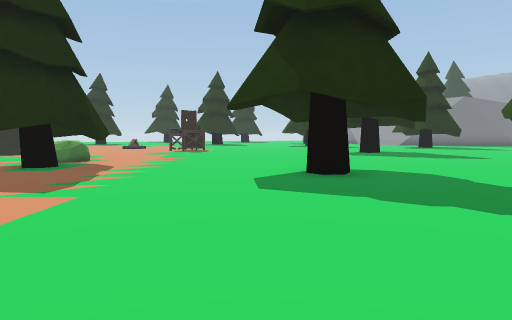
View 1 (above)

21 first-person views from a walk through a 3-D level made in the Unity game engine. The camera is 1.4 m above the floor, tilts 4° down and sees 70° across. The floor is counted in squares, 2 m on a side. Each view is taken from the middle of a square. On the plan, view 1 faces up. The plan holds only what a view shows up to about 11 squares ahead; the rest is blank. The place goes on beyond the plan. The player is left out.

View 2
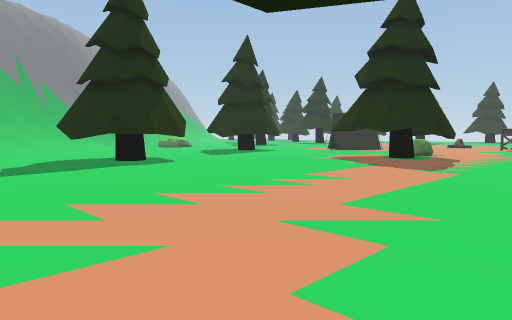

View 3
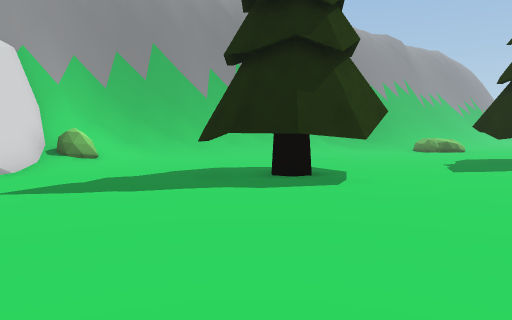

View 4
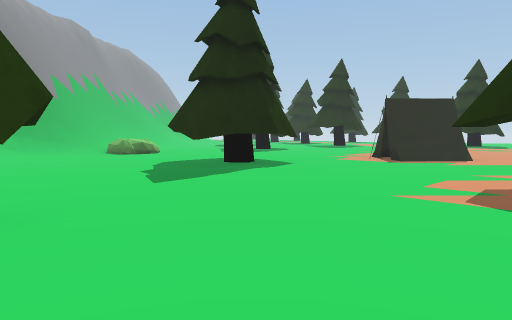

View 5
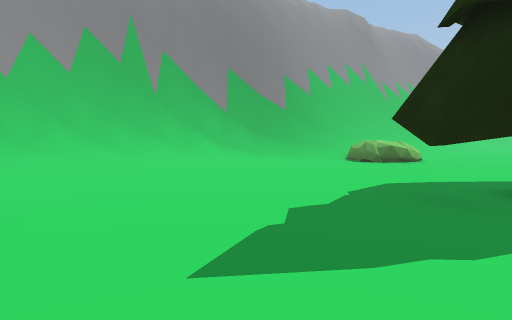

View 6
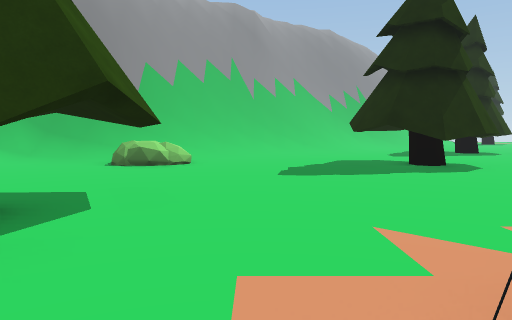

View 7
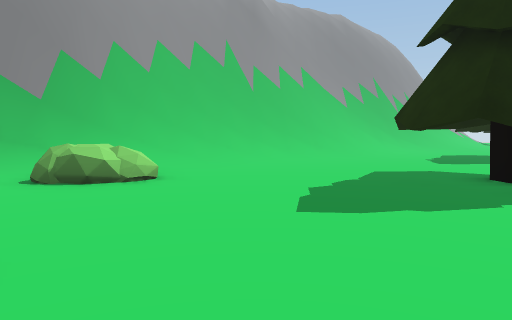

View 8
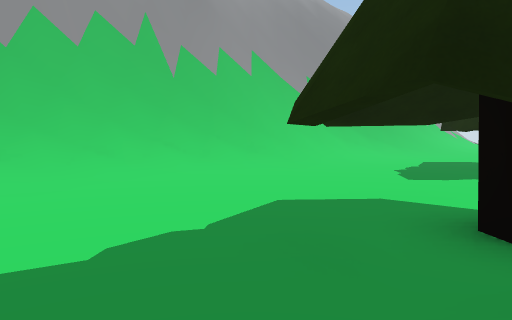

View 9
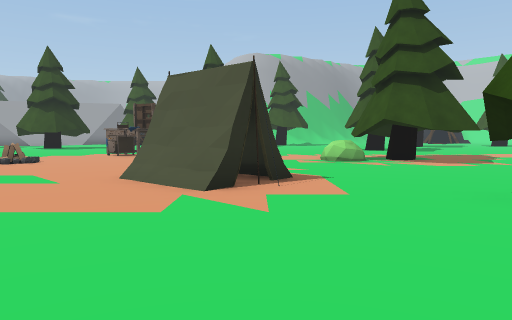

View 10
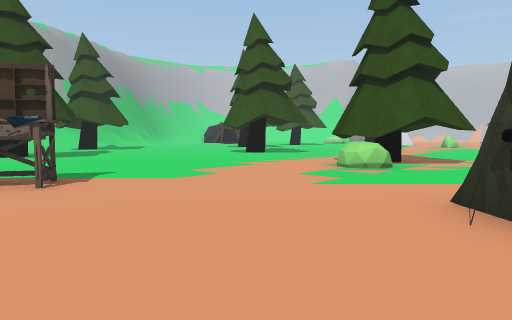

View 11
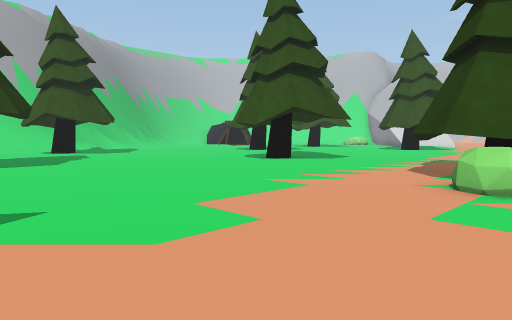

View 12
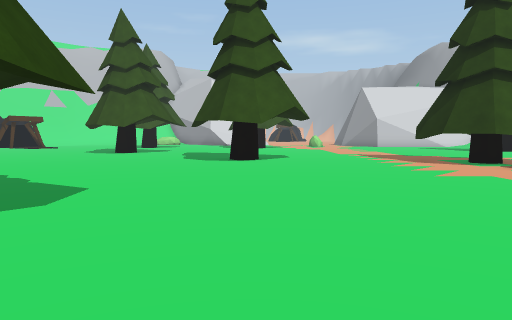

View 13
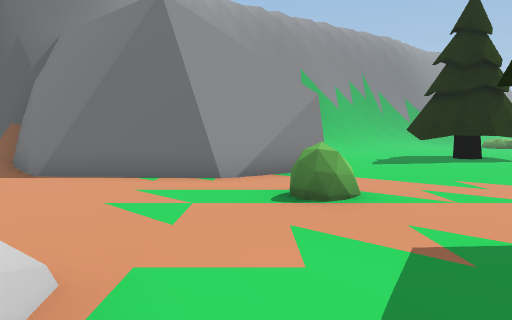

View 14
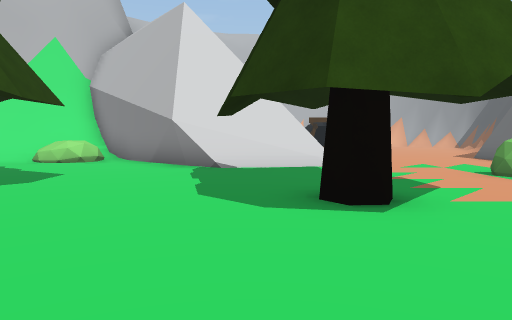

View 15
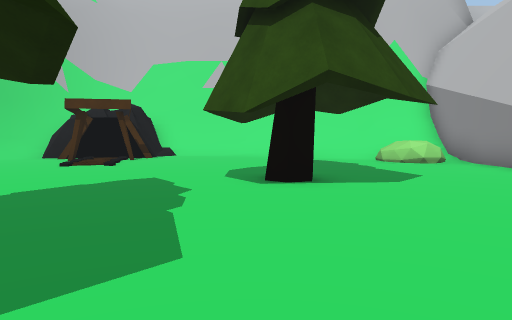

View 16
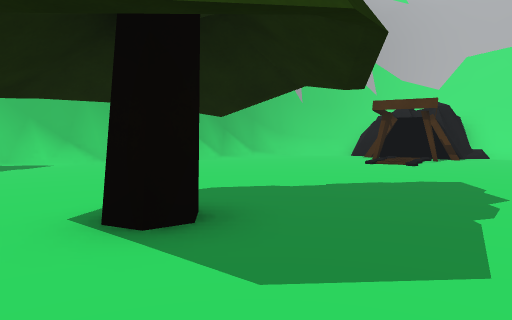

View 17
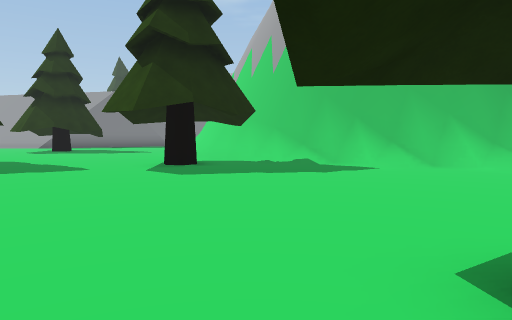

View 18
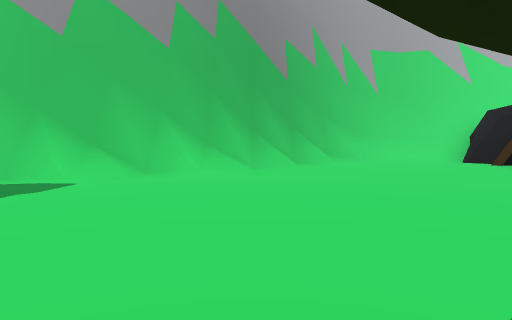

View 19
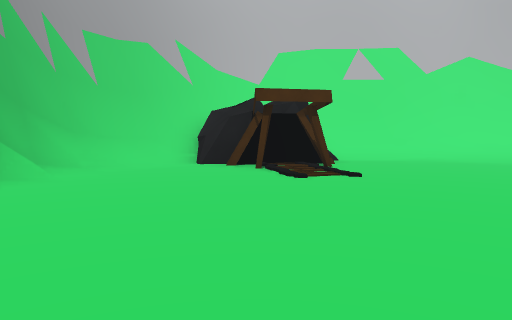

View 20
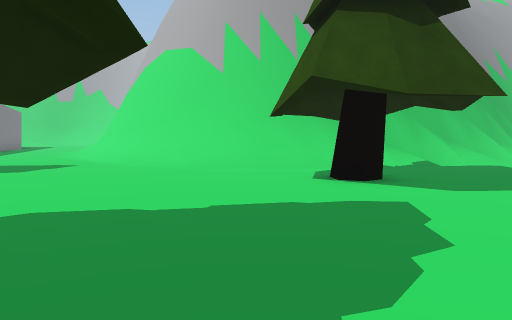

View 21
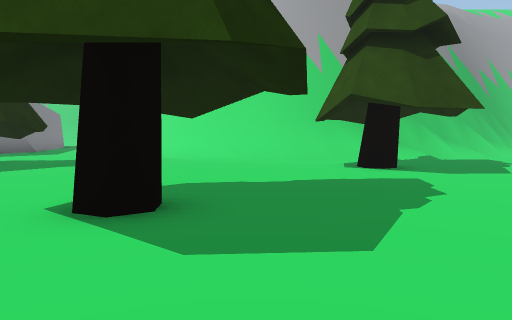

### Floor plan
Key: @ floor where view 1 was taken; # wall or solid block; . floor; / step, stairs or slope; = window, fence, low wall or low ledge; B bush; T tree; E tent; N bench.
Columns run from 26 left of view 1 to 17 right of it. Each row starts with its distance up from view 1.
 17 /..TT.....       ......N   .    ......../
 16 //......#T.     .......N. ...  ........##
 15 ///....TTTT..  .......................=##
 14 =///...T..T......E.............T...../##
 13 #=//.....T......EEE................../#
 12 ##///...........EE...................##
 11  ##///...............................##
 10  ##=///......T.......B.............T./#
  9   ##=//.B...T..#.....TT............../##
  8    ##=//BB..T.TT....TTTT............./##
  7     ##//.....TT.....T TT...T........../##
  6      ##//............TT.............../##
  5      ##//............................../##
  4       ##//............................./=##
  3        #=//.... TT........... ..T......./=##
  2        ##///....TTT....................../##
  1         ##//... TTT......................./#
  0         ###//...TT........@.............../#
 -1          ## //...........................//#
 -2             ///............T.....T.....#####
 -3             #/B/.................T.....##
 -4             #####   #..BB...............#
 -5             ###     ##.....//.........../
 -6                      #..../###........//#
 -7                      #.....####..B..///##
 -8                      #...     ### ///###
 -9                     ##...       ##/###

Where each view was taken, in squares from view 1:
view 1: 0 up, 0 right, facing up
view 2: 3 down, 0 right, facing up-left
view 3: 1 up, 3 left, facing left
view 4: 2 up, 5 left, facing up-left
view 5: 5 up, 8 left, facing left
view 6: 11 up, 9 left, facing left
view 7: 11 up, 12 left, facing left
view 8: 13 up, 15 left, facing left
view 9: 12 up, 15 left, facing right
view 10: 17 up, 9 left, facing down-right
view 11: 15 up, 6 left, facing down-right
view 12: 17 up, 1 right, facing down
view 13: 5 down, 2 right, facing left
view 14: 2 up, 2 right, facing down
view 15: 2 up, 3 right, facing down-right
view 16: 2 up, 3 right, facing right
view 17: 3 up, 4 right, facing up-right
view 18: 4 up, 6 right, facing right
view 19: 4 up, 8 right, facing down-right
view 20: 12 up, 3 right, facing right
view 21: 13 up, 1 right, facing right
